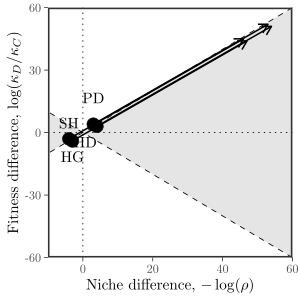

Write R code to recreate this figure.
library(dplyr)
library(ggplot2); theme_set(theme_bw(base_family="Times"))
library(tikzDevice)
source("../R/calculate_nf_stoch.R")

amat_pd <- matrix(c(1, -1, 8, 0), 2, 2, byrow=TRUE)
amat_hg <- matrix(c(8, 1, 1, 0), 2, 2, byrow=TRUE)
amat_co <- matrix(c(8, -1, 1, 0), 2, 2, byrow=TRUE)
amat_sd <- matrix(c(1, 1, 8, 0), 2, 2, byrow=TRUE)

kvec <- seq(0, 2, length.out=801)

nf_pd_k <- lapply(kvec, function(k) {
  calculate_nf_stoch(amat_pd, k) %>%
    mutate(
      k=k
    )
}) %>%
  bind_rows

nf_hg_k <- lapply(kvec, function(k) {
  calculate_nf_stoch(amat_hg, k) %>%
    mutate(
      k=k
    )
}) %>%
  bind_rows

nf_co_k <- lapply(kvec, function(k) {
  calculate_nf_stoch(amat_co, k) %>%
    mutate(
      k=k
    )
}) %>%
  bind_rows

nf_sd_k <- lapply(kvec, function(k) {
  calculate_nf_stoch(amat_sd, k) %>%
    mutate(
      k=k
    )
}) %>%
  bind_rows

xlim <- c(-200, 200)
ylim <- c(-60, 60)

coex_region <- data.frame(
  rho = exp(seq(xlim[1], xlim[2], length.out = 500))
) %>%
  mutate(
    ymin = pmax(log(rho), ylim[1]),
    ymax = pmin(-log(rho), ylim[2])
  )

g1 <- ggplot(nf_pd_k) +
  geom_ribbon(data = coex_region, aes(x = -log(rho), ymin = ymin, ymax = ymax),
              fill = "gray90") +
  geom_line(data = coex_region, aes(x = -log(rho), y = log(rho)), lty=2) +
  geom_line(data = coex_region, aes(x = -log(rho), y = -log(rho)), lty=2) +
  geom_hline(yintercept=0, lty=3) +
  geom_vline(xintercept=0, lty=3) +
  geom_path(aes(-log(rho), log(fd)), 
            lwd=1, arrow = arrow(length=unit(0.1, "inches"))) +
  geom_point(data=filter(nf_pd_k, k==0), aes(-log(rho), log(fd)), size=4) + 
  geom_text(data=filter(nf_pd_k, k==0), aes(-log(rho), log(fd), label="PD"), vjust=-2, family="Times") + 
  geom_path(data=nf_hg_k, aes(-log(rho), log(fd)), 
            lwd=1, arrow = arrow(length=unit(0.1, "inches"))) +
  geom_point(data=filter(nf_hg_k, k==0), aes(-log(rho), log(fd)), size=4) + 
  geom_text(data=filter(nf_hg_k, k==0), aes(-log(rho), log(fd), label="HG"), vjust=2, family="Times") + 
  geom_path(data=nf_co_k, aes(-log(rho), log(fd)), 
            lwd=1, arrow = arrow(length=unit(0.1, "inches"))) +
  geom_point(data=filter(nf_co_k, k==0), aes(-log(rho), log(fd)), size=4) + 
  geom_text(data=filter(nf_co_k, k==0), aes(-log(rho), log(fd), label="SH"), vjust=-1, family="Times") + 
  geom_path(data=nf_sd_k, aes(-log(rho), log(fd)), 
            lwd=1, arrow = arrow(length=unit(0.1, "inches"))) +
  geom_point(data=filter(nf_sd_k, k==0), aes(-log(rho), log(fd)), size=4) + 
  geom_text(data=filter(nf_sd_k, k==0), aes(-log(rho), log(fd), label="HD"), vjust=2, hjust=1, family="Times") + 
  scale_x_continuous("Niche difference, $-\\log(\\rho)$",
                     expand=c(0, 0)) +
  scale_y_continuous("Fitness difference, $\\log(\\kappa_D/\\kappa_C)$",
                     expand=c(0, 0)) +
  coord_cartesian(ylim=c(ylim[1], ylim[2]), xlim=c(-10, 60)) +
  theme(
    panel.grid = element_blank(),
    panel.border = element_rect(linewidth=2),
    legend.title = element_blank(),
    legend.position = "top"
  )

tikz(file = "figure_stoch_v2.tex", width = 3, height = 3, standAlone = T)
plot(g1)
dev.off()
tools::texi2dvi('figure_stoch_v2.tex', pdf = T, clean = T)
